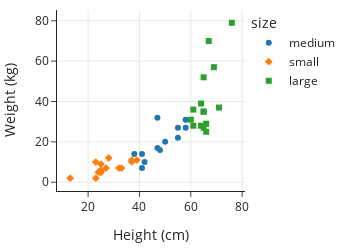

Write notebook code for a chart like this one.
### Markdown cell above
Plotting methods in `plotly` also contain arguments for making facet plots.
We can facet using color on the same plot, plotting symbol or line style.
Or we can facet into multiple subplots. Below are examples of each.
We first make a scatter plot of height and weight of dog breeds and use different plotting symbols and colors to facet within the plot by size:

### Code cell
fig = px.scatter(dogs, x='height', y='weight', 
                 color='size', symbol='size',
                 labels=dict(height="Height (cm)", weight="Weight (kg)"),
                 width=350, height=250)
fig

### Figure 1 — Plotly figure (JSON) as saved in the notebook; plotly's stock layout.template omitted (floating-point values rounded to 4 significant figures)
{"data": [{"hovertemplate": "size=medium<br>Height (cm)=%{x}<br>Weight (kg)=%{y}<extra></extra>", "legendgroup": "medium", "marker": {"color": "#1F77B4", "symbol": "circle"}, "mode": "markers", "name": "medium", "orientation": "v", "showlegend": true, "type": "scatter", "x": [48, 41, 55, 50, 58, 58, 41, 42, 38, 47, 47, 55], "xaxis": "x", "y": [16, 14, 22, 20, 31, 27, 7, 10, 14, 32, 17, 27], "yaxis": "y"}, {"hovertemplate": "size=small<br>Height (cm)=%{x}<br>Weight (kg)=%{y}<extra></extra>", "legendgroup": "small", "marker": {"color": "#FF7F0E", "symbol": "diamond"}, "mode": "markers", "name": "small", "orientation": "v", "showlegend": true, "type": "scatter", "x": [25, 37, 37, 27, 33, 13, 25, 23, 25, 39, 24, 25, 32, 28, 23, 25], "xaxis": "x", "y": [6, 11, 10.15, 7, 7, 2, 5, 2, 6, 11, 5, 5, 7, 12, 10, 9], "yaxis": "y"}, {"hovertemplate": "size=large<br>Height (cm)=%{x}<br>Weight (kg)=%{y}<extra></extra>", "legendgroup": "large", "marker": {"color": "#2CA02C", "symbol": "square"}, "mode": "markers", "name": "large", "orientation": "v", "showlegend": true, "type": "scatter", "x": [61, 65, 66, 60, 64, 65, 66, 69, 65, 71, 61, 64, 65, 76, 67], "xaxis": "x", "y": [28, 27, 29, 31, 28, 35, 25, 57, 35, 37, 36, 39, 52, 79, 70], "yaxis": "y"}], "layout": {"height": 250, "legend": {"title": {"text": "size"}, "tracegroupgap": 0}, "width": 350, "xaxis": {"anchor": "y", "domain": [0, 1], "title": {"text": "Height (cm)"}}, "yaxis": {"anchor": "x", "domain": [0, 1], "title": {"text": "Weight (kg)"}}}}
